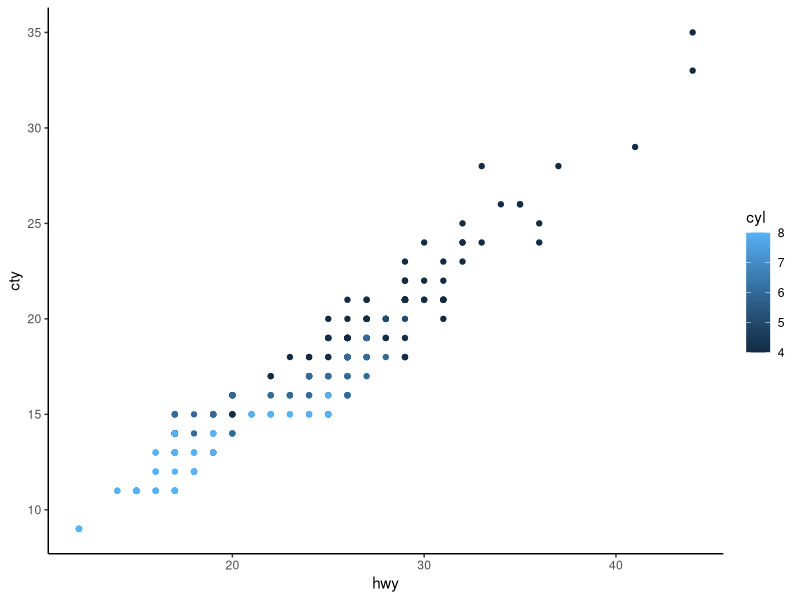
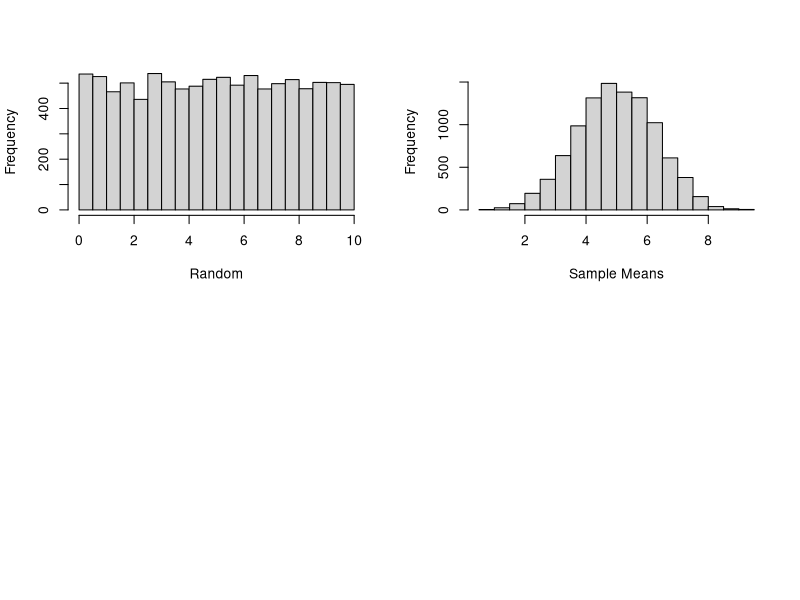

The R source for these figures, in order:
## ---- chunk 1
knitr::opts_chunk$set(echo = TRUE)
## ---- chunk 2
library(dplyr)
library(tidyr)
library(ggplot2)

dplyr::summarise(iris, avg=mean(Sepal.Length))     # Summarize the mean of the Sepal Length
dplyr::count(iris,Species,wt=Sepal.Length)         # Count the species with weight on the Sepal length

abc <- tidyr::gather(iris,"Sepal.Length","Species")       # Gather columns Length and Species into rows
dplyr::glimpse(abc)                                       # Summarize that with dplyr and print it out

ggplot(mpg,aes(hwy,cty)) + geom_point(aes(color=cyl)) + scale_color_gradient()  + theme_classic()  # Perform a simple plot on the MPG data set
## ---- chunk 3
#  Take a random number between 0 and 10 and run that 10,000 times.  Notice it has a flat top.
par(mfrow=c(2,2))
hist(runif(10000)*10,main="",xlab="Random")

#  Compare that to randomly distributed means.  It looks closer to a normal distribution.
means <- numeric(10000)
for (i in 1:10000){
  means[i] <- mean(runif(5)*10)
}
hist(means,ylim=c(0,1600),main="",xlab = "Sample Means")
